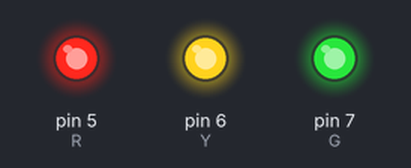
Bench run of a sketch on a simulated Arduino Uno, built with avr-gcc and run on an emulated ATmega328P. Shown: output pins drawn as LEDs (lit = HIGH).

Above: at 0.5 s.
At 3.5 s:
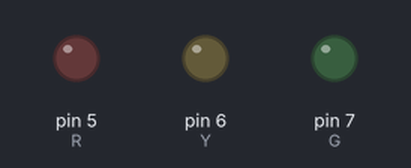
Timing chart, 0 to 4.6 s (numbered marks = the images above):
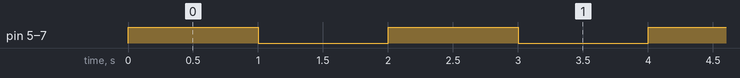

Measured:
- by itself, pin 5 (R), pin 6 (Y), pin 7 (G): alternates HIGH for 1.0 s and LOW for 1.0 s

The sketch:

0.Blinking_LED.ino
```cpp
int R=5;
int Y=6;
int G=7;

void setup() {
 pinMode(R,OUTPUT);
 pinMode(Y,OUTPUT);
 pinMode(G,OUTPUT);
}

void loop() {
  digitalWrite(R,HIGH);
  digitalWrite(Y,HIGH);
  digitalWrite(G,HIGH);
  delay(1000);
  digitalWrite(R,LOW);
  digitalWrite(Y,LOW);
  digitalWrite(G,LOW);
  delay(1000);

}
```
